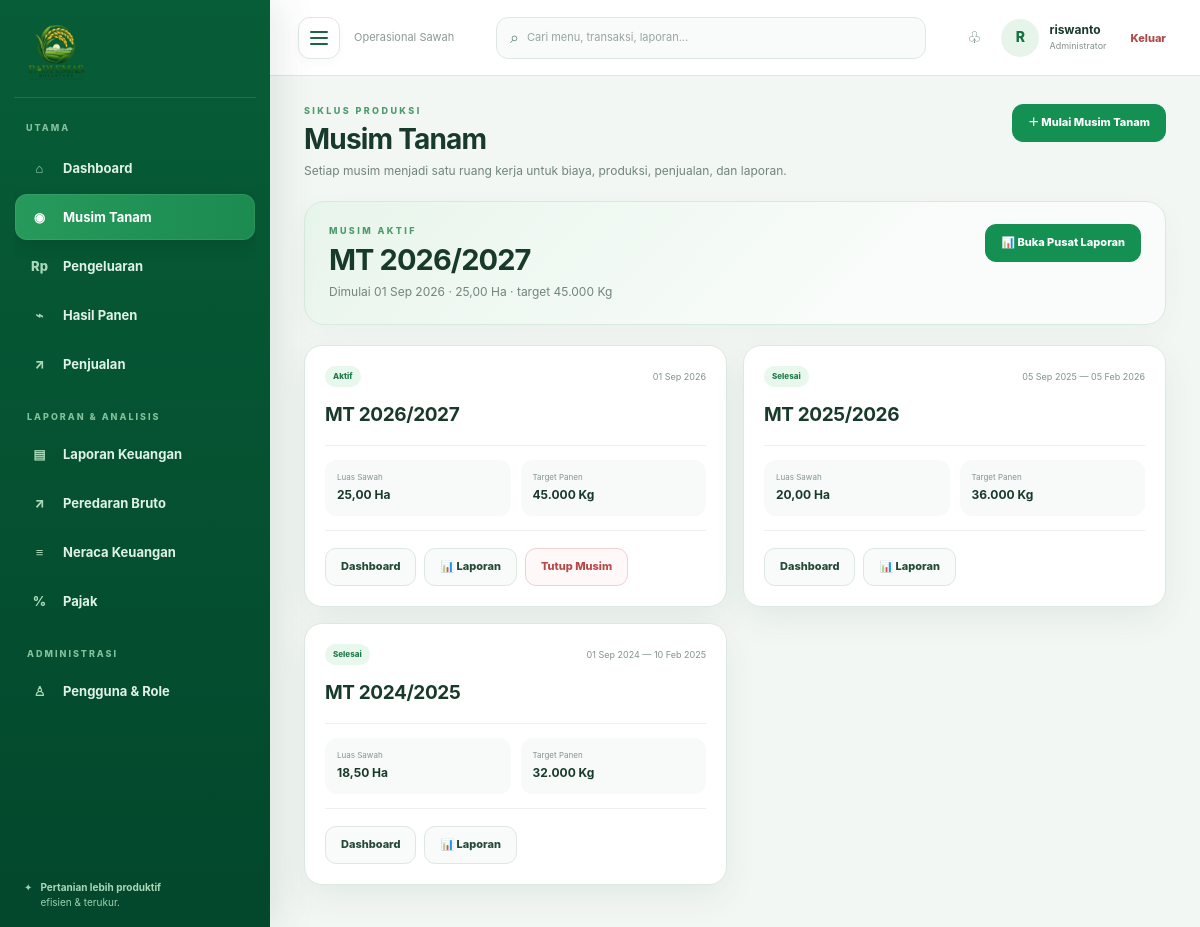
Page /musim-tanam/ (signed in) on the committed database.
### core/models.py (models this page shows, shortened)
class PlantingSeason(models.Model):
    STATUS_CHOICES = [('DRAFT', 'Draft'), ('AKTIF', 'Aktif'), ('SELESAI', 'Selesai')]
    name = models.CharField(max_length=100, unique=True)
    start_date = models.DateField()
    end_date = models.DateField(null=True, blank=True)
    area_ha = models.DecimalField(max_digits=10, decimal_places=2, default=0)
    target_harvest_kg = models.DecimalField(max_digits=12, decimal_places=2, default=0)
    status = models.CharField(max_length=10, choices=STATUS_CHOICES, default='DRAFT')
    notes = models.TextField(blank=True)
    created_at = models.DateTimeField(auto_now_add=True)
    class Meta:
        ordering = ['-start_date']

### core/views.py (the view)
# urls.py: path('musim-tanam/', season_list, name='season_list'),
@login_required
@staff_required
def season_list(request):
    return render(request, 'core/season_list.html', {'seasons': PlantingSeason.objects.all()})

### core/templatetags/formatting.py (called while the page is built)
def _to_decimal(value):
    if value is None or value == '':
        return None
    try:
        return Decimal(str(value))
    except (InvalidOperation, ValueError, TypeError):
        return None

@register.filter
def angka_id(value):
    number = _to_decimal(value)
    if number is None:
        return '—'
    number = number.quantize(Decimal('1'), rounding=ROUND_HALF_UP)
    return f'{number:,.0f}'.replace(',', '.')

### core/views.py (called while the page is built)
def staff_required(view):
    return user_passes_test(lambda u: u.is_staff)(view)

### core/templates/core/season_list.html
{% extends 'base.html' %}{% load formatting %}{% block title %}Musim Tanam — Padi Emas Nusantara{% endblock %}{% block content %}<section class="content"><div class="page-head"><div><div class="eyebrow">SIKLUS PRODUKSI</div><h1>Musim Tanam</h1><p>Setiap musim menjadi satu ruang kerja untuk biaya, produksi, penjualan, dan laporan.</p></div><a class="btn btn-primary" href="{% url 'season_create' %}">＋ Mulai Musim Tanam</a></div>{% for s in seasons %}{% if s.status == 'AKTIF' %}<div class="welcome"><div><div class="eyebrow">MUSIM AKTIF</div><h1>{{ s.name }}</h1><p>Dimulai {{ s.start_date|date:'d M Y' }} · {{ s.area_ha }} Ha · target {{ s.target_harvest_kg|angka_id }} Kg</p></div><a class="btn btn-primary" href="{% url 'season_report' s.pk %}">📊 Buka Pusat Laporan</a></div>{% endif %}{% endfor %}<div class="season-grid">{% for s in seasons %}<div class="season-card"><div class="season-top"><span class="status {{ s.status|lower }}">{{ s.get_status_display }}</span><span>{{ s.start_date|date:'d M Y' }}{% if s.end_date %} — {{ s.end_date|date:'d M Y' }}{% endif %}</span></div><h3>{{ s.name }}</h3><div class="season-stats"><div><small>Luas Sawah</small><b>{{ s.area_ha }} Ha</b></div><div><small>Target Panen</small><b>{{ s.target_harvest_kg|angka_id }} Kg</b></div></div><div class="season-actions"><a class="btn btn-light" href="/?season={{ s.id }}">Dashboard</a><a class="btn btn-light" href="{% url 'season_report' s.id %}">📊 Laporan</a>{% if s.status == 'AKTIF' %}<form method="post" action="{% url 'season_close' s.id %}">{% csrf_token %}<button class="btn btn-outline-danger">Tutup Musim</button></form>{% endif %}</div></div>{% empty %}<div class="empty-state"><div class="empty-icon">🌱</div><h2>Belum ada musim tanam</h2><p>Mulai satu musim untuk mengikat seluruh transaksi dan laporan.</p><br><a class="btn btn-primary" href="{% url 'season_create' %}">＋ Mulai Musim Tanam</a></div>{% endfor %}</div></section>{% endblock %}

### templates/base.html (shortened to what this page needs)
{% load static %}
<!doctype html>
<html lang="id">
<head>
<link rel="stylesheet" href="{% static 'css/app.css' %}?v=20260909-12">
</head>
<body>
<div class="app-shell">
<aside class="sidebar">
  <div class="brand">
    <a href="{% url 'dashboard' %}" class="brand-logo-link" aria-label="Padi Emas Nusantara — Dashboard">
      <img class="brand-logo-full" src="{% static 'img/padi-emas-logo.png' %}" alt="Padi Emas Nusantara">
    </a>
  </div>
  <div class="sidebar-section-label">UTAMA</div>
  <nav>
    <a href="{% url 'dashboard' %}" class="nav-item {% if request.path == '/dashboard/' %}active{% endif %}"><span class="nav-ico">⌂</span><span class="nav-text">Dashboard</span></a>
    <a href="{% url 'season_list' %}" class="nav-item {% if '/musim-tanam' in request.path %}active{% endif %}"><span class="nav-ico">◉</span><span class="nav-text">Musim Tanam</span></a>
    <a href="{% url 'expense_list' %}" class="nav-item {% if '/pengeluaran' in request.path %}active{% endif %}"><span class="nav-ico">Rp</span><span class="nav-text">Pengeluaran</span></a>
    <a href="{% url 'harvest_list' %}" class="nav-item {% if '/panen' in request.path %}active{% endif %}"><span class="nav-ico">⌁</span><span class="nav-text">Hasil Panen</span></a>
    <a href="{% url 'sale_list' %}" class="nav-item {% if '/penjualan' in request.path %}active{% endif %}"><span class="nav-ico">↗</span><span class="nav-text">Penjualan</span></a>
    <div class="nav-label">LAPORAN & ANALISIS</div>
    <a href="{% url 'financial_report' %}" class="nav-item {% if request.path == '/pengeluaran/laporan/' %}active{% endif %}"><span class="nav-ico">▤</span><span class="nav-text">Laporan Keuangan</span></a>
    <a href="{% url 'gross_turnover_report' %}" class="nav-item {% if '/peredaran-bruto' in request.path %}active{% endif %}"><span class="nav-ico">↗</span><span class="nav-text">Peredaran Bruto</span></a>
    <a href="{% url 'balance_sheet_report' %}" class="nav-item {% if '/neraca' in request.path %}active{% endif %}"><span class="nav-ico">≡</span><span class="nav-text">Neraca Keuangan</span></a>
    <a href="{% url 'tax_report' %}" class="nav-item {% if '/pajak' in request.path %}active{% endif %}"><span class="nav-ico">%</span><span class="nav-text">Pajak</span></a>
    {% if request.user.is_superuser %}<div class="nav-label">ADMINISTRASI</div><a href="{% url 'user_list' %}" class="nav-item {% if '/pengguna' in request.path %}active{% endif %}"><span class="nav-ico">♙</span><span class="nav-text">Pengguna & Role</span></a>{% endif %}
  </nav>
  <div class="sidebar-footer"><span>✦</span><div><b>Pertanian lebih produktif</b><small>efisien & terukur.</small></div></div>
</aside>
<main class="main">
  <header class="topbar">
    <button class="hamburger" type="button" aria-label="Buka atau tutup sidebar" aria-expanded="true" data-sidebar-toggle><span></span><span></span><span></span></button>
    <div class="breadcrumb"><span>Operasional Sawah</span>{% block breadcrumb %}{% endblock %}</div>
    <div class="search"><span class="search-ico">⌕</span><span>Cari menu, transaksi, laporan...</span></div>
    <div class="top-actions"><button class="icon-button" aria-label="Notifikasi">♧</button><div class="avatar">{{ request.user.username|slice:':1'|upper }}</div><div class="profile-copy"><b>{{ request.user.get_full_name|default:request.user.username }}</b><small>{% if request.user.is_superuser %}Administrator{% else %}{% for g in request.user.groups.all %}{{ g.name }}{% if not forloop.last %} · {% endif %}{% empty %}Pengguna{% endfor %}{% endif %}</small></div><form method="post" action="{% url 'logout' %}">{% csrf_token %}<button class="logout-button">Keluar</button></form></div>
  </header>
  {% block content %}{% endblock %}
</main></div>
</body></html>

### rows in the picture
PlantingSeason: name "MT 2026/2027", start_date "01 Sep 2026", area_ha "25,00", target_harvest_kg|angka_id "45.000", status "Aktif", shows "Tutup Musim"
PlantingSeason: status "Selesai", start_date "05 Sep 2025", end_date "05 Feb 2026", name "MT 2025/2026", area_ha "20,00", target_harvest_kg|angka_id "36.000"
PlantingSeason: status "Selesai", start_date "01 Sep 2024", end_date "10 Feb 2025", name "MT 2024/2025", area_ha "18,50", target_harvest_kg|angka_id "32.000"

### other values in the picture
{{ request.user.username|slice:':1'|upper }} "R"
{{ request.user.get_full_name|default:request.user.username }} "riswanto"
